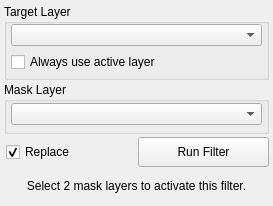
<?xml version="1.0" encoding="UTF-8"?>
<ui version="4.0">
 <class>OrFilterInterface</class>
 <widget class="QWidget" name="OrFilterInterface">
  <property name="geometry">
   <rect>
    <x>0</x>
    <y>0</y>
    <width>273</width>
    <height>198</height>
   </rect>
  </property>
  <property name="sizePolicy">
   <sizepolicy hsizetype="Preferred" vsizetype="Preferred">
    <horstretch>0</horstretch>
    <verstretch>0</verstretch>
   </sizepolicy>
  </property>
  <property name="windowTitle">
   <string>OrFilter</string>
  </property>
  <layout class="QVBoxLayout" name="verticalLayout">
   <property name="spacing">
    <number>2</number>
   </property>
   <property name="margin">
    <number>4</number>
   </property>
   <item>
    <widget class="QGroupBox" name="target_groupbox_">
     <property name="minimumSize">
      <size>
       <width>0</width>
       <height>76</height>
      </size>
     </property>
     <property name="maximumSize">
      <size>
       <width>16777215</width>
       <height>76</height>
      </size>
     </property>
     <property name="title">
      <string>Target Layer</string>
     </property>
     <property name="alignment">
      <set>Qt::AlignLeading|Qt::AlignLeft|Qt::AlignTop</set>
     </property>
     <property name="checkable">
      <bool>false</bool>
     </property>
     <layout class="QVBoxLayout" name="verticalLayout_4">
      <property name="spacing">
       <number>6</number>
      </property>
      <property name="leftMargin">
       <number>4</number>
      </property>
      <property name="topMargin">
       <number>0</number>
      </property>
      <property name="rightMargin">
       <number>4</number>
      </property>
      <property name="bottomMargin">
       <number>4</number>
      </property>
      <item>
       <widget class="QtUtils::QtDropableComboBox" name="target_layer_">
        <property name="sizePolicy">
         <sizepolicy hsizetype="Ignored" vsizetype="Fixed">
          <horstretch>0</horstretch>
          <verstretch>0</verstretch>
         </sizepolicy>
        </property>
       </widget>
      </item>
      <item>
       <widget class="QWidget" name="widget_2" native="true">
        <property name="minimumSize">
         <size>
          <width>0</width>
          <height>20</height>
         </size>
        </property>
        <layout class="QHBoxLayout" name="horizontalLayout_3">
         <property name="spacing">
          <number>0</number>
         </property>
         <property name="margin">
          <number>0</number>
         </property>
         <item>
          <widget class="QCheckBox" name="use_active_layer_">
           <property name="text">
            <string>Always use active layer</string>
           </property>
          </widget>
         </item>
        </layout>
       </widget>
      </item>
     </layout>
    </widget>
   </item>
   <item>
    <widget class="QGroupBox" name="connected_to_mask_groupbox_">
     <property name="minimumSize">
      <size>
       <width>0</width>
       <height>52</height>
      </size>
     </property>
     <property name="maximumSize">
      <size>
       <width>16777215</width>
       <height>52</height>
      </size>
     </property>
     <property name="title">
      <string>Mask Layer</string>
     </property>
     <property name="alignment">
      <set>Qt::AlignLeading|Qt::AlignLeft|Qt::AlignTop</set>
     </property>
     <layout class="QVBoxLayout" name="verticalLayout_5">
      <property name="spacing">
       <number>0</number>
      </property>
      <property name="leftMargin">
       <number>4</number>
      </property>
      <property name="topMargin">
       <number>0</number>
      </property>
      <property name="rightMargin">
       <number>4</number>
      </property>
      <property name="bottomMargin">
       <number>4</number>
      </property>
      <item>
       <widget class="QtUtils::QtDropableComboBox" name="mask_layer_">
        <property name="sizePolicy">
         <sizepolicy hsizetype="Ignored" vsizetype="Fixed">
          <horstretch>0</horstretch>
          <verstretch>0</verstretch>
         </sizepolicy>
        </property>
       </widget>
      </item>
     </layout>
    </widget>
   </item>
   <item>
    <widget class="QWidget" name="replaceRunWidget" native="true">
     <property name="minimumSize">
      <size>
       <width>0</width>
       <height>32</height>
      </size>
     </property>
     <property name="maximumSize">
      <size>
       <width>16777215</width>
       <height>32</height>
      </size>
     </property>
     <layout class="QHBoxLayout" name="horizontalLayout" stretch="1,1">
      <property name="spacing">
       <number>0</number>
      </property>
      <property name="leftMargin">
       <number>2</number>
      </property>
      <property name="topMargin">
       <number>0</number>
      </property>
      <property name="rightMargin">
       <number>0</number>
      </property>
      <property name="bottomMargin">
       <number>0</number>
      </property>
      <item>
       <widget class="QCheckBox" name="replaceCheckBox">
        <property name="text">
         <string>Replace</string>
        </property>
        <property name="checked">
         <bool>true</bool>
        </property>
       </widget>
      </item>
      <item>
       <widget class="QPushButton" name="runFilterButton">
        <property name="minimumSize">
         <size>
          <width>0</width>
          <height>30</height>
         </size>
        </property>
        <property name="text">
         <string>Run Filter</string>
        </property>
       </widget>
      </item>
     </layout>
    </widget>
   </item>
   <item>
    <widget class="QWidget" name="message_alert_" native="true">
     <property name="minimumSize">
      <size>
       <width>0</width>
       <height>32</height>
      </size>
     </property>
     <layout class="QHBoxLayout" name="horizontalLayout_5">
      <property name="spacing">
       <number>0</number>
      </property>
      <property name="margin">
       <number>4</number>
      </property>
      <item>
       <widget class="QLabel" name="message_">
        <property name="text">
         <string>Select 2 mask layers to activate this filter.</string>
        </property>
        <property name="alignment">
         <set>Qt::AlignCenter</set>
        </property>
        <property name="wordWrap">
         <bool>true</bool>
        </property>
       </widget>
      </item>
     </layout>
    </widget>
   </item>
  </layout>
 </widget>
 <customwidgets>
  <customwidget>
   <class>QtUtils::QtDropableComboBox</class>
   <extends>QComboBox</extends>
   <header location="global">QtUtils/Widgets/QtDropableComboBox.h</header>
  </customwidget>
 </customwidgets>
 <resources/>
 <connections/>
</ui>
